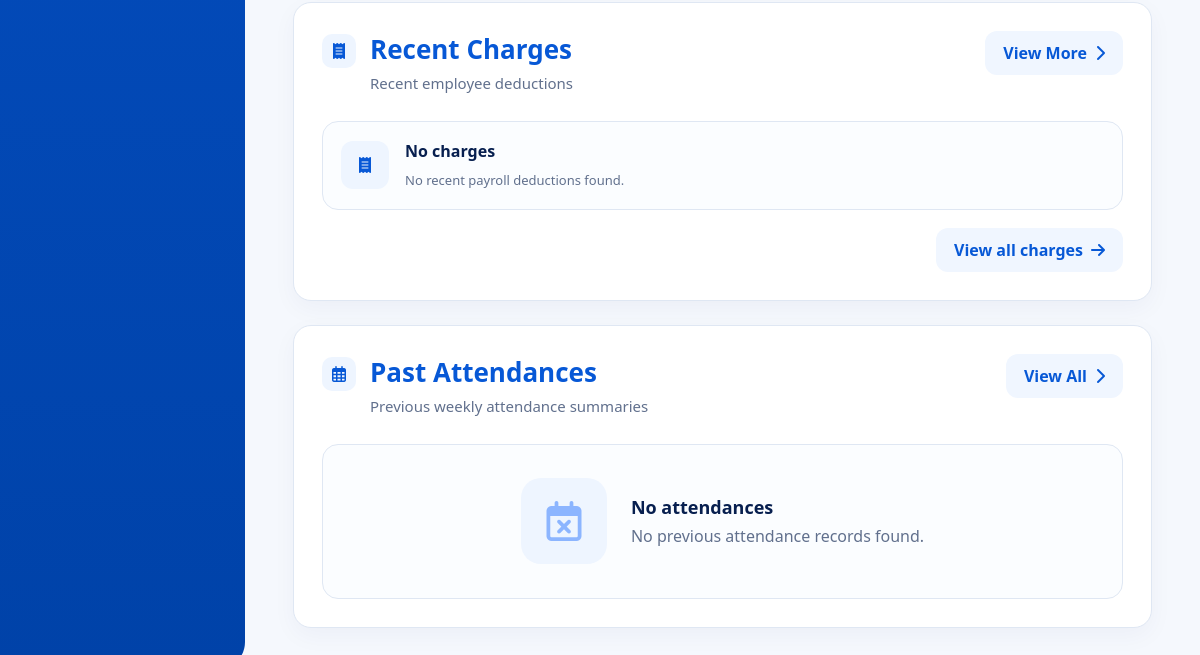
Page /dashboard/ (lower part) on the earlier database version.
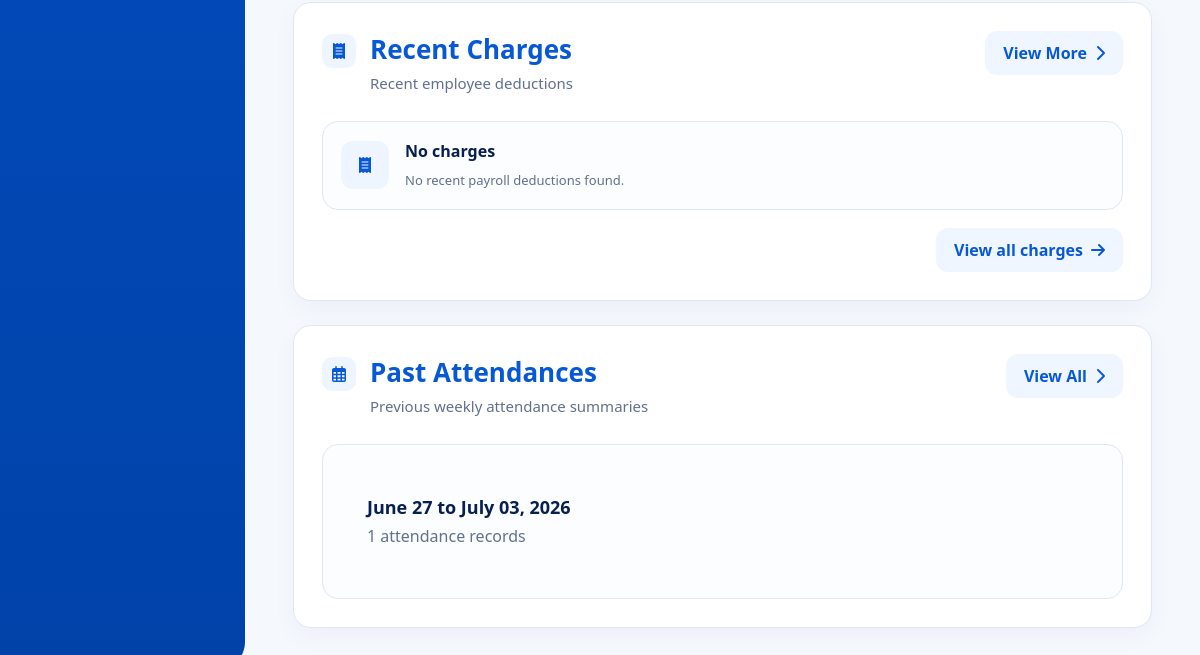
Same page on the later database version.
### attendance/models.py (models this page shows, shortened)
class Attendance(models.Model):
    ATTENDANCE_STATUS_CHOICES = (
        ('present', 'Present'),
        ('absent', 'Absent'),
        ('half_day', 'Half Day'),
        ('leave', 'Leave'),
        ('rest_day', 'Rest Day'),
        ('holiday', 'Holiday'),
    )
    WORK_TYPE_CHOICES = (
        ('office', 'Office'),
        ('deliver', 'Deliver'),
        ('booking', 'Booking'),
    )
    employee = models.ForeignKey(
        Employee,
        on_delete=models.CASCADE,
        related_name='attendances'
    )
    date = models.DateField(
        default=timezone.localdate
    )
    status = models.CharField(
        max_length=20,
        choices=ATTENDANCE_STATUS_CHOICES,
        default='present'
    )
    time_in = models.DateTimeField(
        null=True,
        blank=True
    )
    time_out = models.DateTimeField(
        null=True,
        blank=True
    )
    worked_hours = models.DecimalField(
        max_digits=5,
        decimal_places=2,
        null=True,
        blank=True
    )
    payable_hours = models.DecimalField(
        max_digits=5,
        decimal_places=2,
        null=True,
        blank=True
    )
    late_minutes = models.PositiveIntegerField(
        default=0
    )
    undertime_minutes = models.PositiveIntegerField(
        default=0
    )
    overtime_applicable = models.BooleanField(
        default=False
    )
    overtime_minutes = models.PositiveIntegerField(
        default=0
    )
    transportation_fee_applicable = models.BooleanField(
        default=True
    )
    work_type = models.CharField(
        max_length=20,
        choices=WORK_TYPE_CHOICES,
        default='office'
    )
    delivery_allowance_applicable = models.BooleanField(
        default=False
    )
    work_location = models.CharField(
        max_length=100,
        blank=True,
        null=True,
        help_text='Example: Digos, Kidapawan, Tagum'
    )
    remarks = models.TextField(
        blank=True,
        null=True
    )
    class Meta:
        unique_together = ('employee', 'date')
        ordering = [
            '-date',
            '-time_in'
        ]

### dashboard/views.py (the view, shortened to what this page needs)
# urls.py: path('dashboard/', views.dashboard_view, name='dashboard'),
def dashboard_view(request):
    now = timezone.localtime()
    today = now.date()
    current_hour = now.hour
    current_time = now.strftime("%I:%M %p")
    current_date = now.strftime("%B %d, %Y")
    if 5 <= current_hour < 12:
        greeting = "Good Morning"
    elif 12 <= current_hour < 17:
        greeting = "Good Afternoon"
    else:
        greeting = "Good Evening"
    total_employees = Employee.objects.count()
    checked_in = Attendance.objects.filter(
        date=today,
        time_in__isnull=False
    ).count()
    late = Attendance.objects.filter(
        date=today,
        late_minutes__gt=0
    ).count()
    employees_with_attendance_today = Attendance.objects.filter(
        date=today
    ).values("employee").distinct().count()
    no_attendance = (
        total_employees -
        employees_with_attendance_today
    )
    all_past_attendance = Attendance.objects.filter(
        date__lt=today
    ).exclude(
        date__week_day=1
    ).order_by(
        "-date"
    )
    grouped_weeks = {}
    for attendance in all_past_attendance:
        if attendance.date.weekday() == 5:
            start_of_week = attendance.date
        end_of_week = (
            start_of_week +
            timezone.timedelta(days=6)
        )
        key = f"{start_of_week}_{end_of_week}"
        if key not in grouped_weeks:
            grouped_weeks[key] = {
                "start_date": start_of_week,
                "end_date": end_of_week,
                "total_records": 0,
            }
        grouped_weeks[key]["total_records"] += 1
    weekly_attendance_groups = list(
        grouped_weeks.values()
    )
    recent_charges = Payroll.objects.filter(
        cash_advance__gt=0
    ) | Payroll.objects.filter(
        charges__gt=0
    ) | Payroll.objects.filter(
        rent__gt=0
    ) | Payroll.objects.filter(
        benefits__gt=0
    )
    recent_charges = recent_charges.select_related(
        "employee"
    ).order_by(
        "-id"
    )[:2]
    context = {
        "greeting": greeting,
        "checked_in": checked_in,
        "no_attendance": no_attendance,
        "late": late,
        "current_time": current_time,
        "current_date": current_date,
        "weekly_attendance_groups":
            weekly_attendance_groups[:5],
        "recent_charges":
            recent_charges,
    }
    return render(
        request,
        "dashboard/dashboard.html",
        context
    )

### dashboard/templates/dashboard/dashboard.html (shortened to what the changed rows need)
{% load static %}
{% load humanize %}
<!DOCTYPE html>
<html lang="en">
<head>
<link rel="stylesheet" href="https://cdnjs.cloudflare.com/ajax/libs/font-awesome/6.5.1/css/all.min.css">
</head>
<body>
<div class="modern-page">
    <main class="modern-content">
        <div class="dashboard-main-grid">
            <section class="dashboard-card dashboard-charges-card">
                <div class="dashboard-card-title">
                    <div class="title-left">
                        <div>
                            <h2>Recent Charges</h2>
                        </div>
                    </div>
                </div>
            </section>
            <section class="dashboard-card dashboard-past-card">
                <div class="dashboard-card-title">
                    <div class="title-left">
                        <div>
                            <h2>Past Attendances</h2>
                        </div>
                    </div>
                </div>
                <div class="modern-past-list">
                    {% if weekly_attendance_groups %}
                        <div style="width:100%;">
                            {% for week in weekly_attendance_groups %}
                            <a href="/past-attendances/?week_start={{ week.start_date|date:'Y-m-d' }}&week_end={{ week.end_date|date:'Y-m-d' }}"
                            class="modern-past-row"
                            style="display:block; text-decoration:none; color:inherit;">
                                <strong>
                                    {{ week.start_date|date:"F d" }}
                                    to
                                    {{ week.end_date|date:"F d, Y" }}
                                </strong>
                                <span>
                                    {{ week.total_records }} attendance records
                                </span>
                            </a>
                            {% endfor %}
                        </div>
                    {% else %}
                        <div class="empty-past">
                            <div class="empty-past-icon">
                                <i class="fa-regular fa-calendar-xmark"></i>
                            </div>
                            <div>
                                <strong>No attendances</strong>
                                <span>No previous attendance records found.</span>
                            </div>
                        </div>
                    {% endif %}
                </div>
            </section>
        </div>
    </main>
</div>
</body>
</html>

Differences in the rows shown:
added Attendance: start_date "June 27"
Other differences:
new list line: "to July 03, 2026 1 attendance records"
text no longer shown: "No attendances No previous attendance records found."
